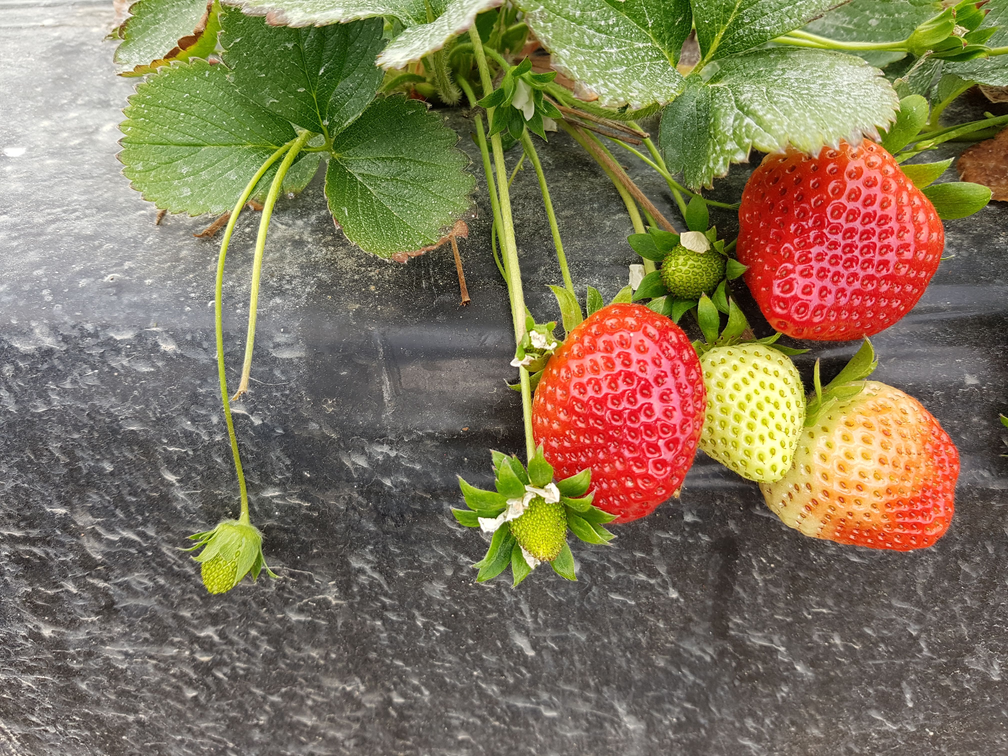
#> input picture image_processing/lab1/473.png, 1008 x 756 px, found by its file name
$ python lab1_2_3.py
#> lines starting #> are read from the running program, lines starting #| are printed output that depends on the picture; after the words box and inside, x2 and y2 are one past the last pixel; in counts of white or black regions, pixels touching at a corner belong together
import cv2
import numpy as np
import matplotlib.pyplot as plt

img=cv2.imread("/Users/thesky/Desktop/Python/โค้ด/image_processing/lab1/473.png")
#> img is the input picture: shape (756, 1008, 3); mean B, G, R 90.9, 117, 129.1
RGB_img = cv2.cvtColor(img, cv2.COLOR_BGR2RGB)
plt.subplot(1, 3, 1)
plt.imshow(RGB_img)
plt.title('Original')

height, width = RGB_img.shape[:2]
#> height = 756; width = 1008

mask = np.zeros((height, width), dtype=np.uint8)

cv2.rectangle(mask, (400, 450), (900, 100), 255, -1)
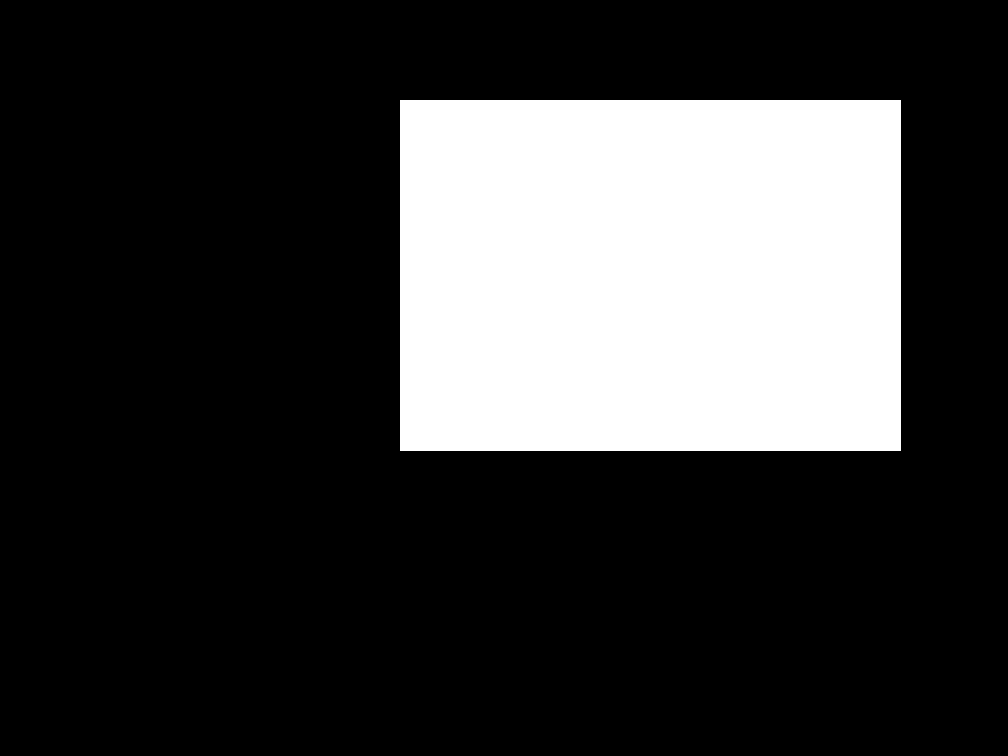
#> mask: shape (756, 1008); 23.1% white; 1 white region, box (x1, y1, x2, y2) and area: (400, 100, 901, 451) 175851
plt.subplot(1, 3, 2)
plt.imshow(mask)
plt.title('Image Mask')

masked_image = cv2.bitwise_and(RGB_img, RGB_img, mask=mask)
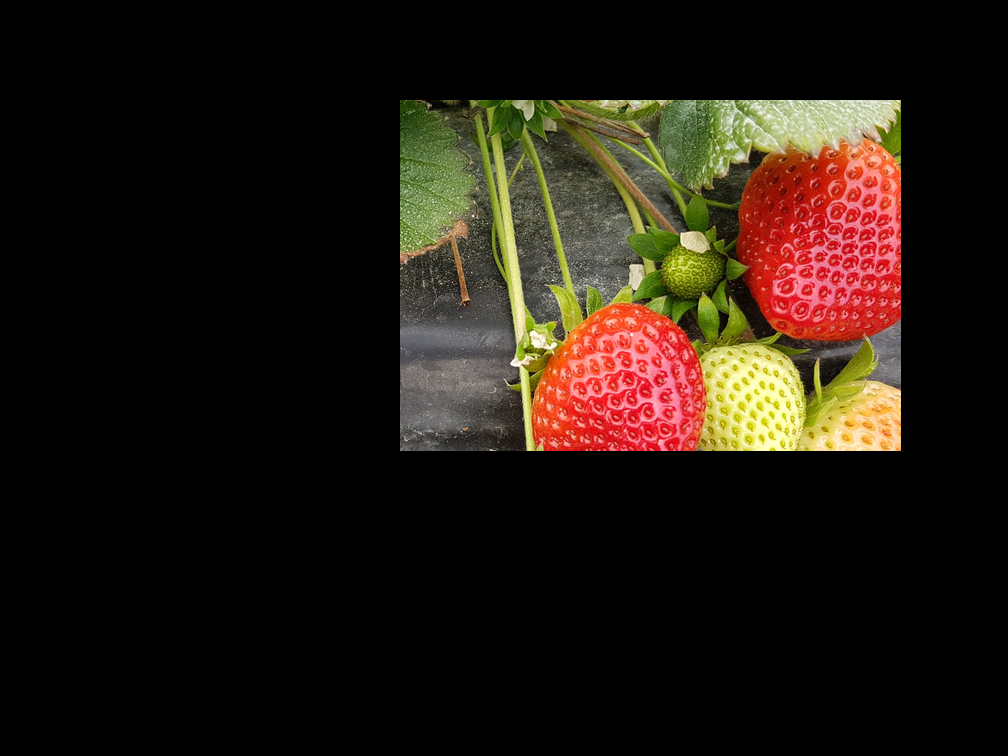
#> masked_image: shape (756, 1008, 3); mean R, G, B 34.2, 25, 16.4
plt.subplot(1, 3, 3)
plt.imshow(masked_image)
plt.title('Bitwise_AND() result')

plt.show()
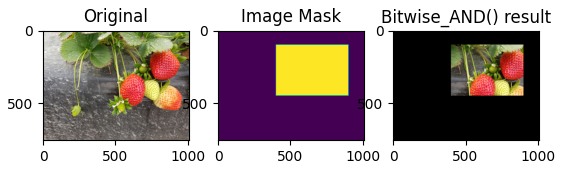
#> figure drawn by matplotlib, 3 panels
